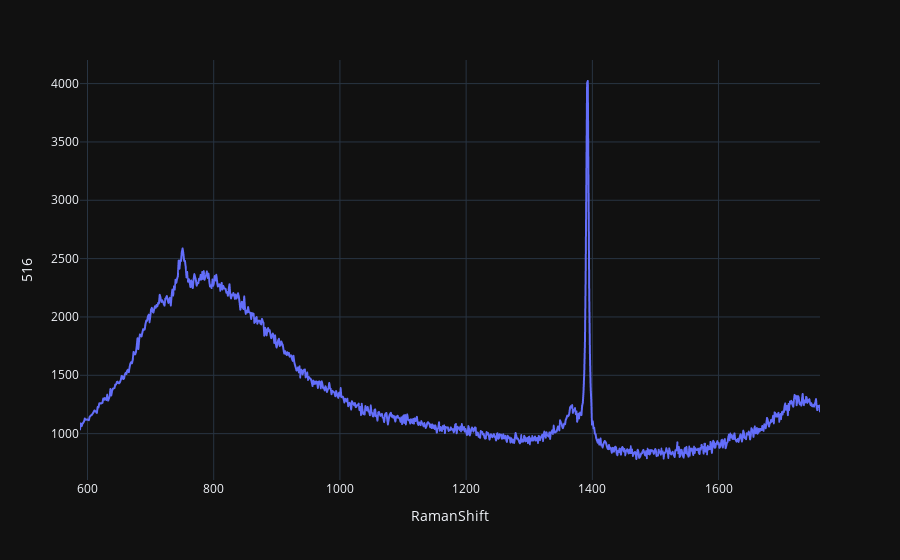

The code cell stored with this chart in its notebook:
### Code cell
map_a.plotSpectrum(map_a.posToId(6, 15))

### Figure 1 — Plotly figure (JSON) as saved in the notebook; plotly's stock layout.template omitted (floating-point values rounded to 4 significant figures; data arrays with more than 128 entries replaced by an {"elided": "..."} marker saying what was removed)
{"data": [{"hovertemplate": "RamanShift=%{x}<br>516=%{y}<extra></extra>", "legendgroup": "", "line": {"color": "#636efa", "dash": "solid"}, "marker": {"symbol": "circle"}, "mode": "lines", "name": "", "showlegend": false, "x": {"elided": "1011 float values"}, "xaxis": "x", "y": {"elided": "1011 float values"}, "yaxis": "y", "type": "scattergl"}], "layout": {"xaxis": {"anchor": "y", "domain": [0.0, 1.0], "title": {"text": "RamanShift"}}, "yaxis": {"anchor": "x", "domain": [0.0, 1.0], "title": {"text": "516"}}, "legend": {"tracegroupgap": 0}, "margin": {"t": 60}}}
